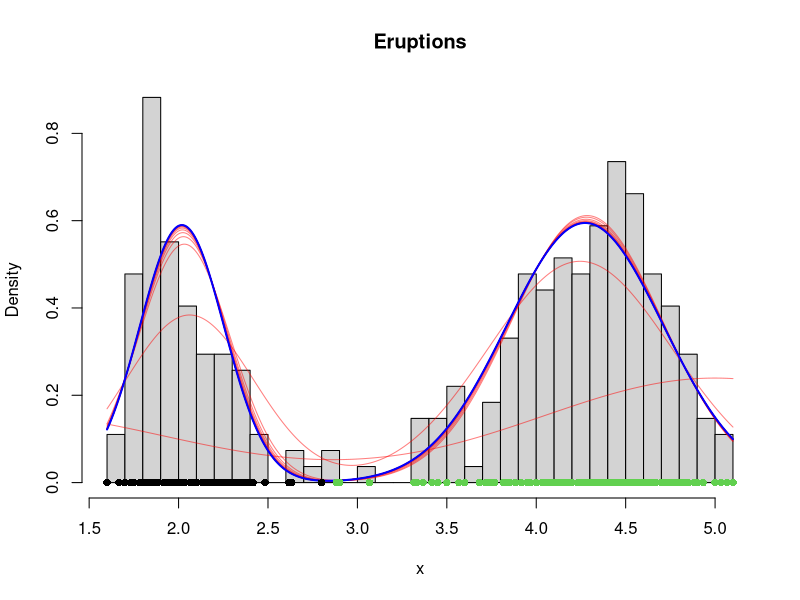

The R source for this figure:
################################################
## EM Algorithm for the Old Faithful Geyser data
################################################

data(faithful)
head(faithful)

x <- faithful$eruptions
hist(x, freq = FALSE, breaks = 30, main = "Eruptions")

# (pi_1, mu_1, mu_2, sigma^2_1, sigma^2_2)
theta <- c(.6, 5,1, 1, 1) # starting value
current <- theta
diff <- 100
tol <- 1e-5
iter <- 0
store <- current


## Estep gamma calculation
gamma_ick <- function(x, theta, C = 2)
{
  pis <- c(theta[1:(C-1)], 1- sum(theta[1:(C-1)]))
  mu <- theta[C:(2*C-1)]
  sig2 <- tail(theta, C)
  
  gamma_prob <- matrix(0, nrow = length(x), ncol = C)
  for(c in 1:C)
  {
    gamma_prob[ ,c]  <- dnorm(x, mean = mu[c], sd = sqrt(sig2[c]))* pis[c]
  }
  
  gamma_prob <- gamma_prob/(rowSums(gamma_prob))
  return(gamma_prob[,-C])
}


while(diff > tol)
{
  iter <- iter + 1
  
  # E step: find gamma_{i,c,k} for just c = 1, since for c = 2 is just 1-Ep
  Ep <- gamma_ick(x, theta = current)
  
  # M-step
  theta[1] <- mean(Ep)
  theta[2] <- sum(Ep*x) / sum(Ep)
  theta[3] <- sum((1-Ep)*x) / sum(1-Ep)
  theta[4] <- sum(Ep*(x - theta[2])^2) / sum(Ep)
  theta[5] <- sum((1-Ep)*(x - theta[3])^2) / sum(1-Ep)
  
  diff <- sqrt(sum( (theta - current)^2))
  current <- theta
  store <- rbind(store, theta)
}
current

# Final estimates of the probability
# that each observation is in Class C.
Prob.Z <- gamma_ick(x, theta = current, C = 2)
head(round(Prob.Z, 4))

# Make plot of iterative model fits
for(i in 1:dim(store)[1])
{
  test.x <- seq(min(x), max(x), length = 1000)
  test.y <- store[i,1]* dnorm(test.x, mean = store[i,2], sd = sqrt(store[i,4])) + (1-store[i,1]) *dnorm(test.x, mean = store[i,3], sd = sqrt(store[i,5]))
  Sys.sleep(.1)
  lines(test.x, test.y, col = rgb(1,0,0, alpha = .5))
}
lines(test.x, test.y, col = rgb(0,0,1, alpha = 1), lwd = 2)

# add color
color <- 1*(Ep < .5) + 3*(Ep >= .5)
points(x, rep(0, length(x)), pch = 16, col = color)




################################################
## Doing this again on the Waiting times

x <- faithful$waiting

# (pi_1, mu_1, mu_2, sigma^2_1, sigma^2_2)
theta <- c(.6, 30,100, 1, 1)
current <- theta
diff <- 100
tol <- 1e-5
iter <- 0
store <- current

while(diff > tol)
{
  iter <- iter + 1
  
  # E step: find gamma_{i,c,k} for just c = 1, since for c = 2 is just 1-Ep
  Ep <- gamma_ick(x, theta = current, C = 2)
  
  # M-step
  theta[1] <- mean(Ep)
  theta[2] <- sum(Ep*x) / sum(Ep)
  theta[3] <- sum((1-Ep)*x) / sum(1-Ep)
  theta[4] <- sum(Ep*(x - theta[2])^2) / sum(Ep)
  theta[5] <- sum((1-Ep)*(x - theta[3])^2) / sum(1-Ep)
  
  diff <- max( abs(theta - current))
  current <- theta
  store <- rbind(store, theta)
}
current

#hist(x, freq = FALSE, breaks = 30, main = "Wiating times") # a little bit of asymmetry in the first eruptions, so maybe Gaussian isn't the right model
for(i in 1:dim(store)[1])
{
  test.x <- seq(min(x), max(x), length = 1000)
  test.y <- store[i,1]* dnorm(test.x, mean = store[i,2], sd = sqrt(store[i,4])) + (1-store[i,1]) *dnorm(test.x, mean = store[i,3], sd = sqrt(store[i,5]))
  lines(test.x, test.y, col = rgb(1,0,0, alpha = .5))
}
lines(test.x, test.y, col = rgb(0,0,1, alpha = 1))

